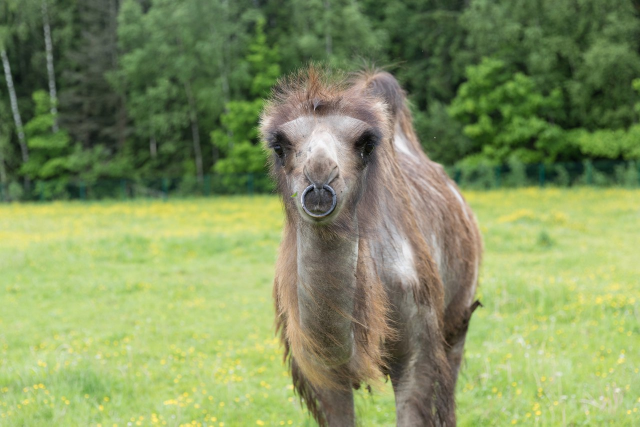
#> input picture day 2/camel.jpg, 1280 x 853 px (shown at 1/2 size)
$ python cat_paste.py
#> lines starting #> are read from the running program, lines starting #| are printed output that depends on the picture
import random
from PIL import Image

im = Image.open('camel.jpg').convert('RGBA') # открываем файл
pixels = im.load() # получаем матрицу пикселей

cat_im = Image.open('cat.png').convert('RGBA') # открываем файл
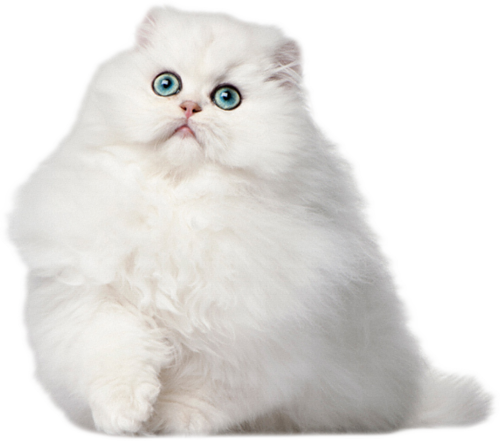
#> input picture day 2/cat.png, 500 x 441 px
#> cat_im is the input picture: PIL image 500x441 RGBA; mean R, G, B, A 136.6, 134.6, 131.9, 155.5

width = im.width
#> width = 1280
height = im.height
#> height = 853

for i in range(width):
    for j in range(height):
        r, g, b, a = pixels[i, j]
        av = (r+b+g)//3
        if random.randint(1,3)==1:
            pixels[i, j] = (0, random.randint(1,256), 0, a)
        else:
            pixels[i, j] = (255, 255, 255, a)

cat_im = cat_im.resize((width, height))
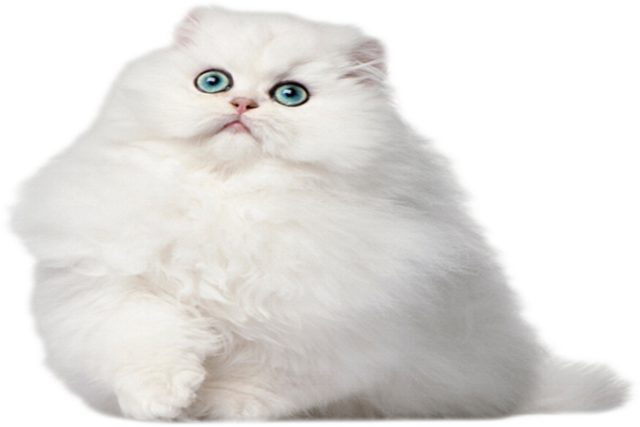
#> cat_im: PIL image 1280x853 RGBA (shown at 1/2 size); mean R, G, B, A 135.3, 133.4, 130.7, 155.5; transparent parts drawn white
im.paste(cat_im, (0,0,width,height), cat_im)
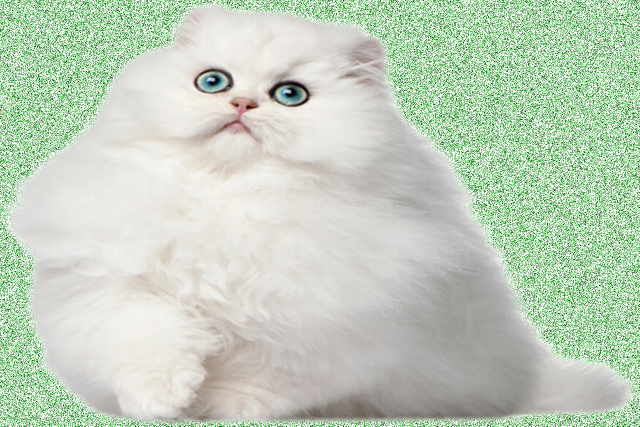
#> im: PIL image 1280x853 RGBA (shown at 1/2 size); mean R, G, B, A 193.2, 208, 188.6, 252; transparent parts drawn white
im.show()
